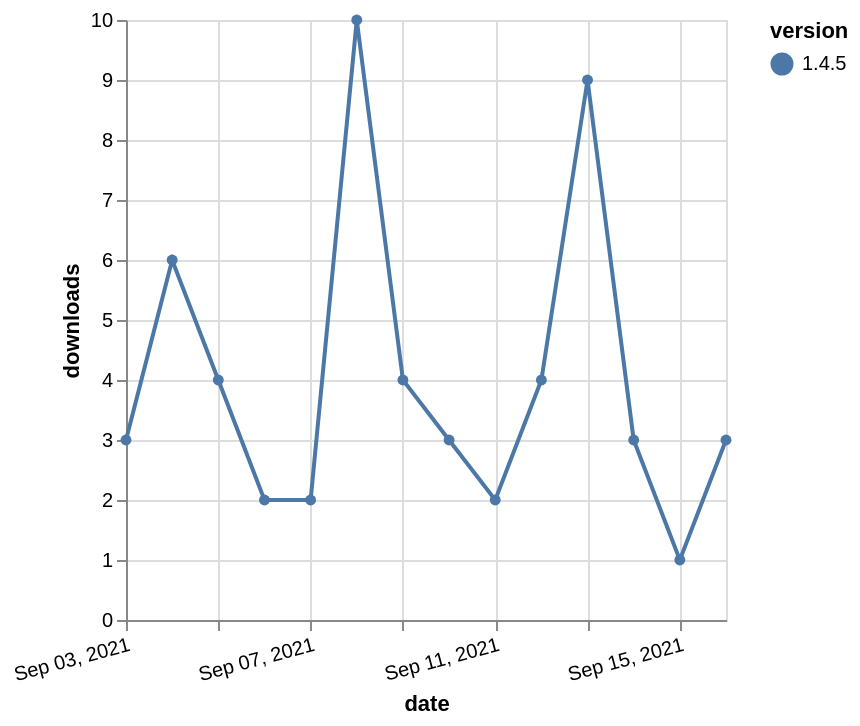

Here is the Vega-Lite specification saved for this chart:
### Vega-Lite specification from a JSON file in a GitHub repository (floating-point values rounded to 4 significant figures)
{"$schema": "https://vega.github.io/schema/vega-lite/v5.json", "description": "A simple bar chart with embedded data.", "data": {"values": [{"date": "2021-09-03", "total": 4838, "delta": 3, "version": "1.4.5"}, {"date": "2021-09-04", "total": 4844, "delta": 6, "version": "1.4.5"}, {"date": "2021-09-05", "total": 4848, "delta": 4, "version": "1.4.5"}, {"date": "2021-09-06", "total": 4850, "delta": 2, "version": "1.4.5"}, {"date": "2021-09-07", "total": 4852, "delta": 2, "version": "1.4.5"}, {"date": "2021-09-08", "total": 4862, "delta": 10, "version": "1.4.5"}, {"date": "2021-09-09", "total": 4866, "delta": 4, "version": "1.4.5"}, {"date": "2021-09-10", "total": 4869, "delta": 3, "version": "1.4.5"}, {"date": "2021-09-11", "total": 4871, "delta": 2, "version": "1.4.5"}, {"date": "2021-09-12", "total": 4875, "delta": 4, "version": "1.4.5"}, {"date": "2021-09-13", "total": 4884, "delta": 9, "version": "1.4.5"}, {"date": "2021-09-14", "total": 4887, "delta": 3, "version": "1.4.5"}, {"date": "2021-09-15", "total": 4888, "delta": 1, "version": "1.4.5"}, {"date": "2021-09-16", "total": 4891, "delta": 3, "version": "1.4.5"}]}, "width": "container", "mark": {"type": "line", "point": {"filled": true}}, "encoding": {"x": {"field": "date", "type": "temporal", "timeUnit": "yearmonthdate", "title": "date", "axis": {"labelAngle": -15}}, "y": {"field": "delta", "type": "quantitative", "title": "downloads"}, "color": {"field": "version", "type": "nominal"}, "tooltip": {"field": "delta"}}}
